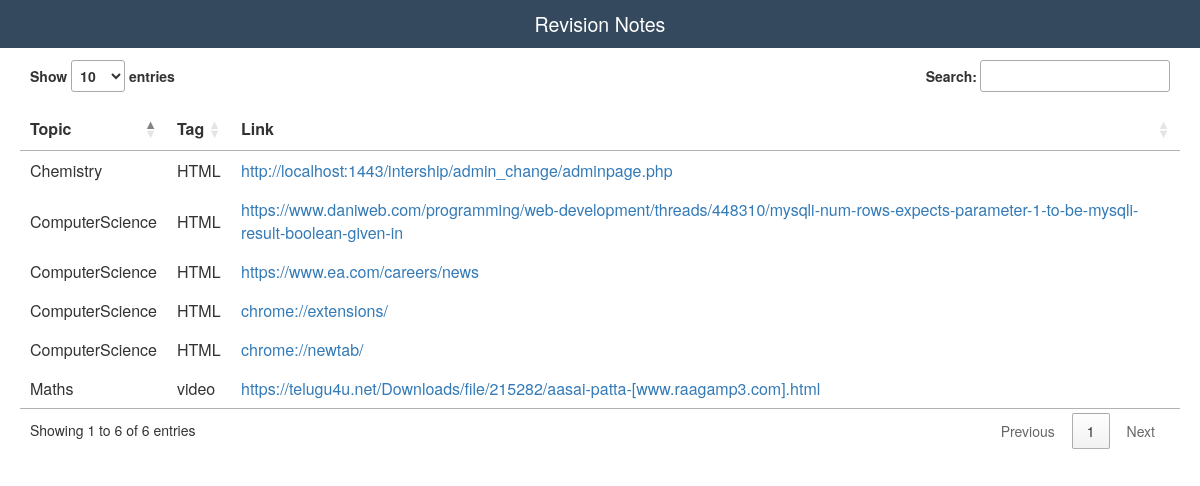
The page /User/index.php on the database its author committed.
### tables this page shows
CREATE TABLE IF NOT EXISTS `user_history` (
  `id` varchar(20) NOT NULL,
  `link` text NOT NULL,
  `tag` text NOT NULL,
  `topic` text NOT NULL
);

### User/index.php (the view, shortened to what this page needs)
<link href="http://maxcdn.bootstrapcdn.com/bootstrap/3.2.0/css/bootstrap.min.css" rel="stylesheet">
<link rel="stylesheet" href="http://cdn.datatables.net/1.10.2/css/jquery.dataTables.min.css"></style>
<body>
	<div class="fixed">
  		Revision Notes
  </div>
	<br/>
  <br/>
  <br/>
	<div>
<table id="myTable">
        <thead>
          <tr>
            <th>Topic</th>
            <th>Tag</th>
            <th>Link</th>
          </tr>
        </thead>
        <tbody>
<?php
include("config.php");
$sql = "select * from user_history";
$rs = mysqli_query($mysqli,$sql);
while($r = mysqli_fetch_assoc($rs))
{
?>
          <tr>
            <td><?php echo $r['topic']; ?></td>
            <td><?php echo  $r['tag']; ?></td>
            <td><?php
			 $a =   $r['link'];
			 echo "<a href=$a target=_blank> $a </a>";
			  ?></td>
          </tr>
<?php
}
?>
  </tbody>
   </table>
</div>
</body>

### User/index.php (style rules this page uses)
div { padding: 0 10px; margin: 0 0 10px 0; background-color: white; }
.fixed, .sticky { font-size: 1.4em; padding: 10px; z-index: 1; }
.fixed { position: fixed; background-color: #34495e; color: white; width: 100%; left: 0; text-align: center; z-index: 2; }

### rows shown on the page
user_history: topic "ComputerScience", tag "HTML", link "https://www.daniweb.com/programming/web-development/threads/448310/mysqli-num-rows-expects-parameter-1-to-be-mysqli-result-boolean-given-in"
user_history: topic "ComputerScience", tag "HTML", link "https://www.ea.com/careers/news"
user_history: topic "ComputerScience", tag "HTML", link "chrome://extensions/"
user_history: topic "Maths", tag "video", link "https://telugu4u.net/Downloads/file/215282/aasai-patta-[www.raagamp3.com].html"
user_history: topic "ComputerScience", tag "HTML", link "chrome://newtab/"
user_history: topic "Chemistry", tag "HTML", link "http://localhost:1443/intership/admin_change/adminpage.php"
